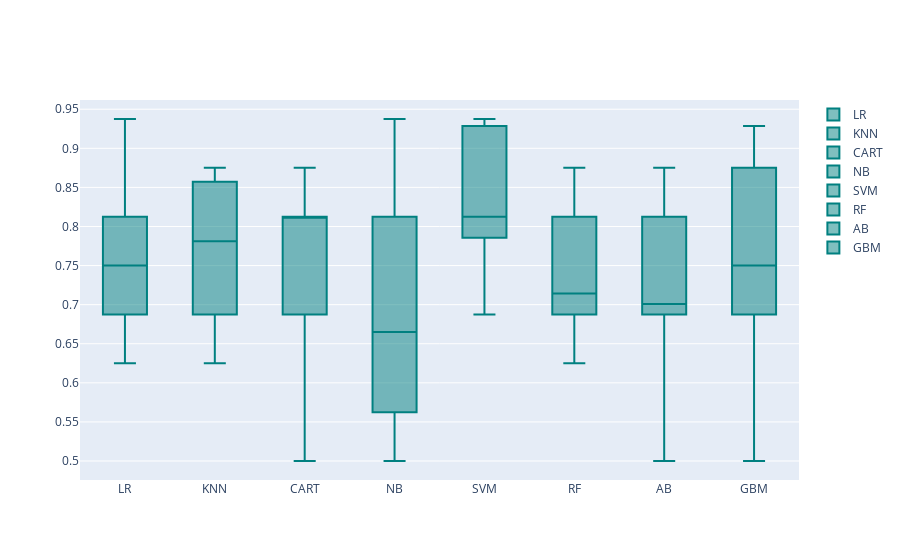

Notebook code cell kept with this figure:
### Code cell
models = GetBasedModel_pca()
names,results = BasedLine2_pca(x_train_pca, y_train,models)
PlotBoxR_pca().PlotResult_pca(names,results)

### Figure 1 — Plotly figure (JSON) as saved in the notebook; plotly's stock layout.template omitted (floating-point values rounded to 4 significant figures)
{"data": [{"marker": {"color": "rgb(0, 128, 128)"}, "name": "LR", "type": "box", "y": [0.8125, 0.6875, 0.6875, 0.625, 0.9375, 0.875, 0.8125, 0.6875, 0.7143, 0.7857]}, {"marker": {"color": "rgb(0, 128, 128)"}, "name": "KNN", "type": "box", "y": [0.75, 0.8125, 0.6875, 0.625, 0.875, 0.875, 0.6875, 0.625, 0.8571, 0.8571]}, {"marker": {"color": "rgb(0, 128, 128)"}, "name": "CART", "type": "box", "y": [0.8125, 0.6875, 0.8125, 0.625, 0.8125, 0.8125, 0.875, 0.5, 0.8571, 0.7857]}, {"marker": {"color": "rgb(0, 128, 128)"}, "name": "NB", "type": "box", "y": [0.5625, 0.6875, 0.8125, 0.5625, 0.875, 0.6875, 0.9375, 0.5, 0.5, 0.6429]}, {"marker": {"color": "rgb(0, 128, 128)"}, "name": "SVM", "type": "box", "y": [0.875, 0.6875, 0.75, 0.8125, 0.9375, 0.9375, 0.8125, 0.8125, 0.7857, 0.9286]}, {"marker": {"color": "rgb(0, 128, 128)"}, "name": "RF", "type": "box", "y": [0.875, 0.6875, 0.625, 0.625, 0.8125, 0.6875, 0.875, 0.75, 0.7143, 0.7143]}, {"marker": {"color": "rgb(0, 128, 128)"}, "name": "AB", "type": "box", "y": [0.875, 0.75, 0.6875, 0.6875, 0.8125, 0.625, 0.6875, 0.5, 0.7143, 0.8571]}, {"marker": {"color": "rgb(0, 128, 128)"}, "name": "GBM", "type": "box", "y": [0.8125, 0.6875, 0.75, 0.75, 0.875, 0.6875, 0.875, 0.5, 0.6429, 0.9286]}], "layout": {}}
